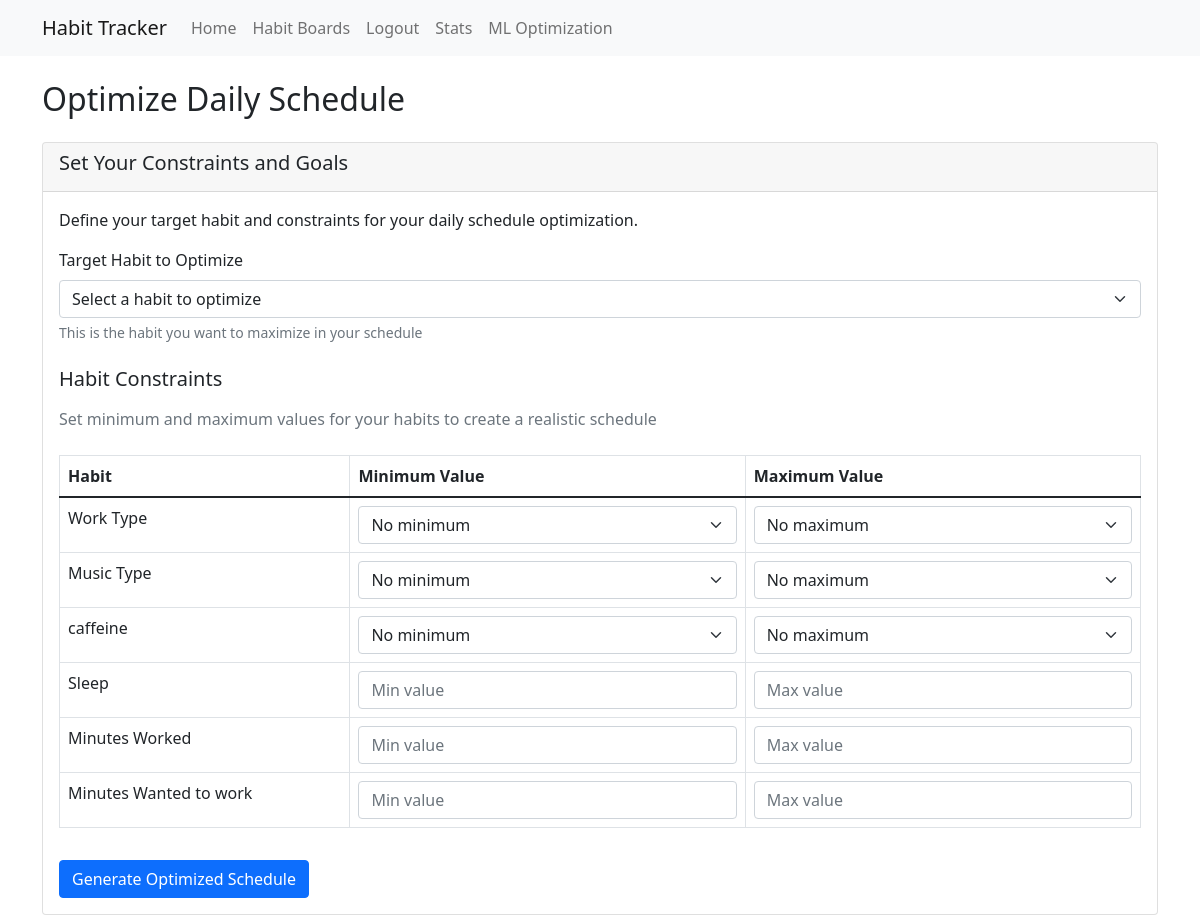
The app's page /optimize_schedule (signed in) with its own data.
### tables this page shows
CREATE TABLE habits (
    id INTEGER PRIMARY KEY AUTOINCREMENT,
    user_id INTEGER NOT NULL,
    board_id INTEGER NOT NULL,
    name TEXT NOT NULL,
    description TEXT,
    frequency TEXT, -- can be NULL for batch habits
    variable_type TEXT NOT NULL CHECK(variable_type IN ('boolean', 'numeric', 'categorical')),
    created TIMESTAMP NOT NULL DEFAULT CURRENT_TIMESTAMP,
    FOREIGN KEY (user_id) REFERENCES users (id),
    FOREIGN KEY (board_id) REFERENCES habit_boards (id)
);

### app.py (the view, shortened to what this page needs)
@app.route('/optimize_schedule', methods=['GET', 'POST'])
@login_required
def optimize_schedule():
    conn = get_db_connection()
    habits = conn.execute('SELECT * FROM habits WHERE user_id = ?', (session['user_id'],)).fetchall()
    conn.close()
    return render_template('optimize_schedule.html', habits=habits)

### app.py (called while the page is built)
def get_db_connection():
    conn = sqlite3.connect('habits.db')
    conn.row_factory = sqlite3.Row
    return conn

def login_required(f):
    @wraps(f)
    def decorated_function(*args, **kwargs):
        if 'user_id' not in session:
            return redirect(url_for('login'))
        return f(*args, **kwargs)
    return decorated_function

### templates/optimize_schedule.html (shortened to what this page needs)
{% extends "base.html" %}
{% block content %}
<h2 class="mb-4">Optimize Daily Schedule</h2>
<div class="card">
    <div class="card-header">
        <h5>Set Your Constraints and Goals</h5>
    </div>
    <div class="card-body">
        <p>Define your target habit and constraints for your daily schedule optimization.</p>
        <form action="{{ url_for('optimize_schedule') }}" method="post">
            <div class="mb-4">
                <label for="target_habit" class="form-label">Target Habit to Optimize</label>
                <select class="form-select" id="target_habit" name="target_habit" required>
                    <option value="">Select a habit to optimize</option>
                </select>
                <div class="form-text">This is the habit you want to maximize in your schedule</div>
            </div>
            <h5 class="mb-3">Habit Constraints</h5>
            <p class="text-muted mb-4">Set minimum and maximum values for your habits to create a realistic schedule</p>
            <div class="table-responsive">
                <table class="table table-bordered">
                    <thead>
                        <tr>
                            <th>Habit</th>
                            <th>Minimum Value</th>
                            <th>Maximum Value</th>
                        </tr>
                    </thead>
                    <tbody>
                        {% for habit in habits %}
                            <tr>
                                <td>{{ habit['name'] }}</td>
                                <td>
                                    {% if habit['variable_type'] == 'numeric' %}
                                        <input type="number" class="form-control" name="min_{{ habit['id'] }}" placeholder="Min value">
                                    {% elif habit['variable_type'] == 'boolean' %}
                                        <select class="form-select" name="min_{{ habit['id'] }}">
                                            <option value="">No minimum</option>
                                        </select>
                                    {% else %}
                                        <select class="form-select" name="min_{{ habit['id'] }}">
                                            <option value="">No minimum</option>
                                        </select>
                                    {% endif %}
                                </td>
                                <td>
                                    {% if habit['variable_type'] == 'numeric' %}
                                        <input type="number" class="form-control" name="max_{{ habit['id'] }}" placeholder="Max value">
                                    {% elif habit['variable_type'] == 'boolean' %}
                                        <select class="form-select" name="max_{{ habit['id'] }}">
                                            <option value="">No maximum</option>
                                        </select>
                                    {% else %}
                                        <select class="form-select" name="max_{{ habit['id'] }}">
                                            <option value="">No maximum</option>
                                        </select>
                                    {% endif %}
                                </td>
                            </tr>
                        {% endfor %}
                    </tbody>
                </table>
            </div>
            <button type="submit" class="btn btn-primary mt-3">Generate Optimized Schedule</button>
        </form>
    </div>
</div>
{% endblock %}

### records on screen
habits: name "Work Type"
habits: name "Music Type"
habits: name "caffeine"
habits: name "Sleep"
habits: name "Minutes Worked"
habits: name "Minutes Wanted to work"
